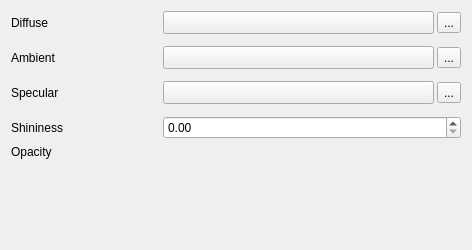
<?xml version="1.0" encoding="UTF-8"?>
<ui version="4.0">
 <class>PhongMaterialWidget</class>
 <widget class="QWidget" name="PhongMaterialWidget">
  <property name="geometry">
   <rect>
    <x>0</x>
    <y>0</y>
    <width>472</width>
    <height>250</height>
   </rect>
  </property>
  <property name="windowTitle">
   <string notr="true">Form</string>
  </property>
  <layout class="QGridLayout" name="mGridLayout">
   <item row="5" column="2" colspan="2">
    <widget class="QgsPercentageWidget" name="mSpecularCoefficientWidget" native="true">
     <property name="focusPolicy">
      <enum>Qt::FocusPolicy::StrongFocus</enum>
     </property>
    </widget>
   </item>
   <item row="0" column="1">
    <widget class="QLabel" name="lblDiffuse">
     <property name="toolTip">
      <string>Color of light reflected from rough surfaces.</string>
     </property>
     <property name="text">
      <string>Diffuse</string>
     </property>
    </widget>
   </item>
   <item row="0" column="2" colspan="2">
    <widget class="QWidget" name="mDiffuseColorContainer">
     <layout class="QHBoxLayout" name="mDiffuseColorLayout">
      <property name="spacing">
       <number>3</number>
      </property>
      <property name="leftMargin">
       <number>0</number>
      </property>
      <property name="topMargin">
       <number>0</number>
      </property>
      <property name="rightMargin">
       <number>0</number>
      </property>
      <property name="bottomMargin">
       <number>0</number>
      </property>
      <item>
       <widget class="QgsColorButton" name="btnDiffuse">
        <property name="sizePolicy">
         <sizepolicy hsizetype="Expanding" vsizetype="Fixed">
          <horstretch>0</horstretch>
          <verstretch>0</verstretch>
         </sizepolicy>
        </property>
        <property name="minimumSize">
         <size>
          <width>120</width>
          <height>0</height>
         </size>
        </property>
       </widget>
      </item>
      <item>
       <widget class="QgsPropertyOverrideButton" name="mDiffuseDataDefinedButton">
        <property name="text">
         <string>...</string>
        </property>
       </widget>
      </item>
     </layout>
    </widget>
   </item>
   <item row="6" column="1">
    <widget class="QLabel" name="lblShininess">
     <property name="toolTip">
      <string>How shiny smooth surfaces are.</string>
     </property>
     <property name="text">
      <string>Shininess</string>
     </property>
    </widget>
   </item>
   <item row="4" column="1">
    <widget class="QLabel" name="lblSpecular">
     <property name="toolTip">
      <string>Color of light reflecting from smooth surfaces.</string>
     </property>
     <property name="text">
      <string>Specular</string>
     </property>
    </widget>
   </item>
   <item row="4" column="2" colspan="2">
    <widget class="QWidget" name="mSpecularColorContainer">
     <layout class="QHBoxLayout" name="mSpecularColorLayout">
      <property name="spacing">
       <number>3</number>
      </property>
      <property name="leftMargin">
       <number>0</number>
      </property>
      <property name="topMargin">
       <number>0</number>
      </property>
      <property name="rightMargin">
       <number>0</number>
      </property>
      <property name="bottomMargin">
       <number>0</number>
      </property>
      <item>
       <widget class="QgsColorButton" name="btnSpecular">
        <property name="sizePolicy">
         <sizepolicy hsizetype="Expanding" vsizetype="Fixed">
          <horstretch>0</horstretch>
          <verstretch>0</verstretch>
         </sizepolicy>
        </property>
        <property name="minimumSize">
         <size>
          <width>120</width>
          <height>0</height>
         </size>
        </property>
       </widget>
      </item>
      <item>
       <widget class="QgsPropertyOverrideButton" name="mSpecularDataDefinedButton">
        <property name="text">
         <string>...</string>
        </property>
       </widget>
      </item>
     </layout>
    </widget>
   </item>
   <item row="6" column="2" colspan="2">
    <widget class="QgsDoubleSpinBox" name="spinShininess">
     <property name="maximum">
      <double>1000.000000000000000</double>
     </property>
    </widget>
   </item>
   <item row="7" column="1">
    <widget class="QLabel" name="mLblOpacity">
     <property name="text">
      <string>Opacity</string>
     </property>
    </widget>
   </item>
   <item row="1" column="2" colspan="2">
    <widget class="QgsPercentageWidget" name="mDiffuseCoefficientWidget" native="true">
     <property name="focusPolicy">
      <enum>Qt::FocusPolicy::StrongFocus</enum>
     </property>
    </widget>
   </item>
   <item row="7" column="2" colspan="2">
    <widget class="QgsOpacityWidget" name="mOpacityWidget" native="true">
     <property name="focusPolicy">
      <enum>Qt::FocusPolicy::StrongFocus</enum>
     </property>
    </widget>
   </item>
   <item row="3" column="2" colspan="2">
    <widget class="QgsPercentageWidget" name="mAmbientCoefficientWidget" native="true">
     <property name="focusPolicy">
      <enum>Qt::FocusPolicy::StrongFocus</enum>
     </property>
    </widget>
   </item>
   <item row="2" column="1">
    <widget class="QLabel" name="lblAmbient">
     <property name="toolTip">
      <string>Color of light that is scattered around the entire scene.</string>
     </property>
     <property name="text">
      <string>Ambient</string>
     </property>
    </widget>
   </item>
   <item row="2" column="2" colspan="2">
    <widget class="QWidget" name="mAmbientColorContainer">
     <layout class="QHBoxLayout" name="mAmbientColorLayout">
      <property name="spacing">
       <number>3</number>
      </property>
      <property name="leftMargin">
       <number>0</number>
      </property>
      <property name="topMargin">
       <number>0</number>
      </property>
      <property name="rightMargin">
       <number>0</number>
      </property>
      <property name="bottomMargin">
       <number>0</number>
      </property>
      <item>
       <widget class="QgsColorButton" name="btnAmbient">
        <property name="sizePolicy">
         <sizepolicy hsizetype="Expanding" vsizetype="Fixed">
          <horstretch>0</horstretch>
          <verstretch>0</verstretch>
         </sizepolicy>
        </property>
        <property name="minimumSize">
         <size>
          <width>120</width>
          <height>0</height>
         </size>
        </property>
       </widget>
      </item>
      <item>
       <widget class="QgsPropertyOverrideButton" name="mAmbientDataDefinedButton">
        <property name="text">
         <string>...</string>
        </property>
       </widget>
      </item>
     </layout>
    </widget>
   </item>
   <item row="8" column="2">
    <spacer name="verticalSpacer">
     <property name="orientation">
      <enum>Qt::Orientation::Vertical</enum>
     </property>
     <property name="sizeHint" stdset="0">
      <size>
       <width>20</width>
       <height>40</height>
      </size>
     </property>
    </spacer>
   </item>
  </layout>
 </widget>
 <customwidgets>
  <customwidget>
   <class>QgsDoubleSpinBox</class>
   <extends>QDoubleSpinBox</extends>
   <header>qgsdoublespinbox.h</header>
  </customwidget>
  <customwidget>
   <class>QgsPropertyOverrideButton</class>
   <extends>QToolButton</extends>
   <header>qgspropertyoverridebutton.h</header>
  </customwidget>
  <customwidget>
   <class>QgsColorButton</class>
   <extends>QToolButton</extends>
   <header>qgscolorbutton.h</header>
   <container>1</container>
  </customwidget>
  <customwidget>
   <class>QgsOpacityWidget</class>
   <extends>QWidget</extends>
   <header>qgsopacitywidget.h</header>
   <container>1</container>
  </customwidget>
  <customwidget>
   <class>QgsPercentageWidget</class>
   <extends>QWidget</extends>
   <header>qgspercentagewidget.h</header>
   <container>1</container>
  </customwidget>
 </customwidgets>
 <tabstops>
  <tabstop>btnDiffuse</tabstop>
  <tabstop>mDiffuseDataDefinedButton</tabstop>
  <tabstop>mDiffuseCoefficientWidget</tabstop>
  <tabstop>btnAmbient</tabstop>
  <tabstop>mAmbientDataDefinedButton</tabstop>
  <tabstop>mAmbientCoefficientWidget</tabstop>
  <tabstop>btnSpecular</tabstop>
  <tabstop>mSpecularDataDefinedButton</tabstop>
  <tabstop>mSpecularCoefficientWidget</tabstop>
  <tabstop>spinShininess</tabstop>
  <tabstop>mOpacityWidget</tabstop>
 </tabstops>
 <resources/>
 <connections/>
</ui>
